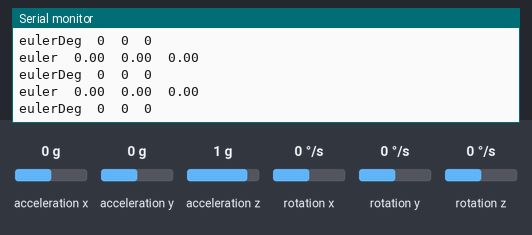
This sketch was run on a simulated Arduino Uno, built with avr-gcc and run on an emulated ATmega328P. Parts: the last lines printed to the serial monitor. Inputs (shaded band) come from the test bench; at power-on: acceleration x 0 g, acceleration y 0 g, acceleration z 1 g, rotation z 0 °/s, rotation x 0 °/s, rotation y 0 °/s.

Above: at 3.7 s.
3.8 s: acceleration x set to -1.4 g
At 4.15 s:
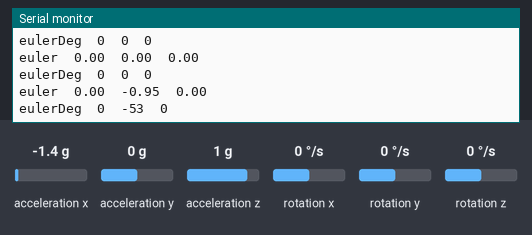
5.3 s: acceleration y set to -1.4 g
At 5.41 s:
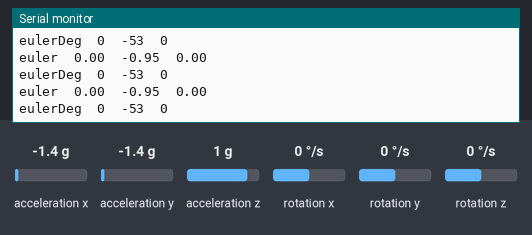
6.8 s: acceleration z set to -1.4 g
At 6.89 s:
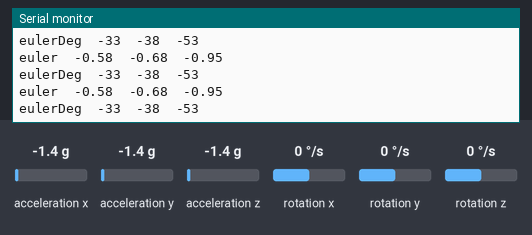
8.3 s: rotation z set to -192 °/s
At 8.36 s:
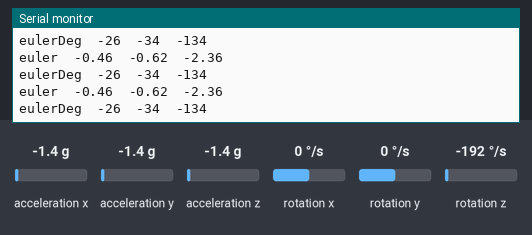
Timing chart, 0 to 10.8 s (numbered marks = the images above; inputs shaded):
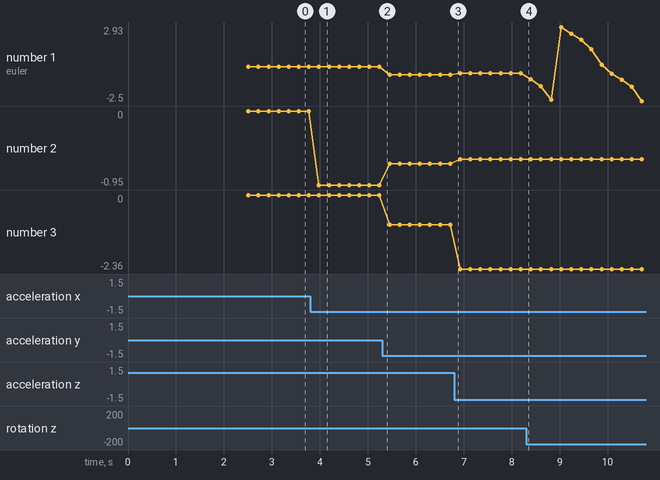

Measured:
- after the input at 3.8 s, the serial monitor: prints a new line after 0.18 s (image 1)
- plotted number 1: 0 → -0.58 after the input at 5.3 s, -0.58 → -0.46 after the input at 6.8 s, -0.46 → -2.5 after the input at 8.3 s
- plotted number 2: 0 → -0.95 after the input at 3.8 s, -0.95 → -0.68 after the input at 5.3 s, -0.68 → -0.62 after the input at 6.8 s
- plotted number 3: -0.95 → -2.36 after the input at 6.8 s

The sketch:

accel-test.ino
```cpp
#include "accelerometer.h"

bool accelerometerReady = false;

void setup() {
  Serial.begin(9600);
  accelerometerReady = accelerometer_init();
  delay(2000);
}

void loop() {
  if (!accelerometerReady) return;
  static float Yaw;
  //   if (getAccelerometerAllReading()) {
  if (getAccelerometerEuler()) {
    Serial.print("euler\t");
    Serial.print(euler[0]);
    Serial.print("\t");
    Serial.print(euler[1]);
    Serial.print("\t");
    Serial.println(euler[2]);
    Serial.print("eulerDeg\t");
    Serial.print(eulerDeg[0]);
    Serial.print("\t");
    Serial.print(eulerDeg[1]);
    Serial.print("\t");
    Serial.println(eulerDeg[2]);
    // Serial.print("areal\t");
    // Serial.print(aaReal.x);
    // Serial.print("\t");
    // Serial.print(aaReal.y);
    // Serial.print("\t");
    // Serial.println(aaReal.z);
  } else {
    Serial.println("No reading...");
  }

  delay(200);
}
```

accelerometer.h
```cpp
// #include "I2Cdev.h"
#include "MPU6050_6Axis_MotionApps20.h"

int16_t gz;
unsigned long now, lastTime = 0;
float dt;
float agz = 0;
/* MPU6050 default I2C address is 0x68*/
MPU6050 mpu;

#define OUTPUT_READABLE_YAWPITCHROLL

int const INTERRUPT_PIN = 2;  // Define the interruption #0 pin
bool blinkState;

/*---MPU6050 Control/Status Variables---*/
bool DMPReady = false;   // Set true if DMP init was successful
uint8_t MPUIntStatus;    // Holds actual interrupt status byte from MPU
uint8_t devStatus;       // Return status after each device operation (0 = success, !0 = error)
uint16_t packetSize;     // Expected DMP packet size (default is 42 bytes)
uint8_t FIFOBuffer[64];  // FIFO storage buffer

/*---Orientation/Motion Variables---*/
Quaternion q;         // [w, x, y, z]         Quaternion container
VectorInt16 aa;       // [x, y, z]            Accel sensor measurements
VectorInt16 gy;       // [x, y, z]            Gyro sensor measurements
VectorInt16 aaReal;   // [x, y, z]            Gravity-free accel sensor measurements
VectorFloat gravity;  // [x, y, z]            Gravity vector
float euler[3];       // [psi, theta, phi]    Euler angle container
int16_t eulerDeg[3];    // Euler in degrees
float ypr[3];         // [yaw, pitch, roll]   Yaw/Pitch/Roll container and gravity vector

bool accelerometer_init() {
  // Initialize the accelerometer hardware
  // e.g., set up I2C communication, configure registers, etc.
  Wire.begin();
  /* Initializate and configure the DMP*/
  if (Serial) Serial.println("Initialising DMP...");
  devStatus = mpu.dmpInitialize();
  if (mpu.testConnection() == false) {
    if (Serial) Serial.println("MPU6050 connection failed");
    while (true)
      ;
  }

  /* Supply your gyro offsets here, scaled for min sensitivity */
  mpu.setXGyroOffset(0);
  mpu.setYGyroOffset(0);
  mpu.setZGyroOffset(0);
  mpu.setXAccelOffset(0);
  mpu.setYAccelOffset(0);
  mpu.setZAccelOffset(0);

  /* Making sure it worked (returns 0 if so) */
  if (devStatus == 0) {
    mpu.CalibrateAccel(6);  // Calibration generate offsets and calibrates the MPU6050
    mpu.CalibrateGyro(6);
    // Serial.println("These are the Active offsets: ");
    // mpu.PrintActiveOffsets();
    // Serial.println(F("Enabling DMP..."));  //Turning ON DMP
    mpu.setDMPEnabled(true);
    return true;  // Return TRUE if initialization is successful
  } else {
    if (Serial) {
      Serial.print(F("DMP Initialisation failed (code "));  //Print the error code
      Serial.print(devStatus);
      Serial.println(F(")"));
    }
    return false;
    // 1 = initial memory load failed
    // 2 = DMP configuration updates failed
  }
}

bool getAccelerometerEuler() {
  if (mpu.dmpGetCurrentFIFOPacket(FIFOBuffer)) {
    mpu.dmpGetQuaternion(&q, FIFOBuffer);
    // mpu.dmpGetGravity(&gravity, &q);
    // mpu.dmpGetYawPitchRoll(ypr, &q, &gravity);
    mpu.dmpGetEuler(euler, &q);
    //Convert to degrees -> +90 is 90degrees to the right, -90 is 90 deg to the left
    eulerDeg[0] = int((euler[0] * 180 / M_PI) + 0.5);
    eulerDeg[1] = int((euler[1] * 180 / M_PI) + 0.5);
    eulerDeg[2] = int((euler[2] * 180 / M_PI) + 0.5);

    return true;
  } else {
    return false;
  }
}

bool rollingOrPitching() {
  float currentRoll = euler[1];
  float currentPitch = euler[2];

  return (abs(currentRoll) >= 5 || abs(currentPitch) >= 5);
}

bool getAccelerometerAllReading() {
  if (mpu.dmpGetCurrentFIFOPacket(FIFOBuffer)) {
    mpu.dmpGetQuaternion(&q, FIFOBuffer);
    mpu.dmpGetGravity(&gravity, &q);
    mpu.dmpGetYawPitchRoll(ypr, &q, &gravity);
    mpu.dmpGetEuler(euler, &q);
    mpu.dmpGetAccel(&aa, FIFOBuffer);
    mpu.dmpGetGravity(&gravity, &q);
    mpu.dmpGetLinearAccel(&aaReal, &aa, &gravity);
    // mpu.dmpGetLinearAccelInWorld(&aaWorld, &aaReal, &q);
    return true;
  } else {
    return false;
  }
}
```
